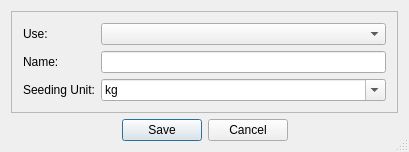
<?xml version="1.0" encoding="UTF-8"?>
<ui version="4.0">
 <class>CultivarDialogClass</class>
 <widget class="QDialog" name="CultivarDialogClass">
  <property name="geometry">
   <rect>
    <x>0</x>
    <y>0</y>
    <width>409</width>
    <height>149</height>
   </rect>
  </property>
  <property name="windowTitle">
   <string>Add Cultivar</string>
  </property>
  <property name="windowIcon">
   <iconset resource="res/res.qrc">
    <normaloff>:/pic/crop16.png</normaloff>:/pic/crop16.png</iconset>
  </property>
  <property name="sizeGripEnabled">
   <bool>true</bool>
  </property>
  <layout class="QVBoxLayout" name="verticalLayout">
   <item>
    <widget class="QFrame" name="frame">
     <property name="frameShape">
      <enum>QFrame::StyledPanel</enum>
     </property>
     <property name="frameShadow">
      <enum>QFrame::Plain</enum>
     </property>
     <layout class="QFormLayout" name="formLayout">
      <property name="fieldGrowthPolicy">
       <enum>QFormLayout::AllNonFixedFieldsGrow</enum>
      </property>
      <item row="0" column="0">
       <widget class="QLabel" name="label">
        <property name="text">
         <string>Use:</string>
        </property>
        <property name="buddy">
         <cstring>comboBoxCropUse</cstring>
        </property>
       </widget>
      </item>
      <item row="0" column="1">
       <widget class="QComboBox" name="comboBoxCropUse"/>
      </item>
      <item row="1" column="0">
       <widget class="QLabel" name="label_2">
        <property name="text">
         <string>Name:</string>
        </property>
        <property name="buddy">
         <cstring>lineEditCultivar</cstring>
        </property>
       </widget>
      </item>
      <item row="1" column="1">
       <widget class="QLineEdit" name="lineEditCultivar"/>
      </item>
      <item row="2" column="0">
       <widget class="QLabel" name="label_3">
        <property name="text">
         <string>Seeding Unit:</string>
        </property>
       </widget>
      </item>
      <item row="2" column="1">
       <widget class="QComboBox" name="comboUnit">
        <property name="editable">
         <bool>true</bool>
        </property>
        <item>
         <property name="text">
          <string notr="true">kg</string>
         </property>
        </item>
        <item>
         <property name="text">
          <string extracomment="seed unit e.g. planting a plant (piece)">piece</string>
         </property>
        </item>
       </widget>
      </item>
     </layout>
    </widget>
   </item>
   <item>
    <widget class="QDialogButtonBox" name="buttonBox">
     <property name="standardButtons">
      <set>QDialogButtonBox::Cancel|QDialogButtonBox::Save</set>
     </property>
     <property name="centerButtons">
      <bool>true</bool>
     </property>
    </widget>
   </item>
  </layout>
 </widget>
 <layoutdefault spacing="6" margin="11"/>
 <resources>
  <include location="res/res.qrc"/>
 </resources>
 <connections>
  <connection>
   <sender>buttonBox</sender>
   <signal>accepted()</signal>
   <receiver>CultivarDialogClass</receiver>
   <slot>accept()</slot>
   <hints>
    <hint type="sourcelabel">
     <x>172</x>
     <y>93</y>
    </hint>
    <hint type="destinationlabel">
     <x>10</x>
     <y>89</y>
    </hint>
   </hints>
  </connection>
  <connection>
   <sender>buttonBox</sender>
   <signal>rejected()</signal>
   <receiver>CultivarDialogClass</receiver>
   <slot>reject()</slot>
   <hints>
    <hint type="sourcelabel">
     <x>286</x>
     <y>90</y>
    </hint>
    <hint type="destinationlabel">
     <x>432</x>
     <y>83</y>
    </hint>
   </hints>
  </connection>
 </connections>
</ui>
